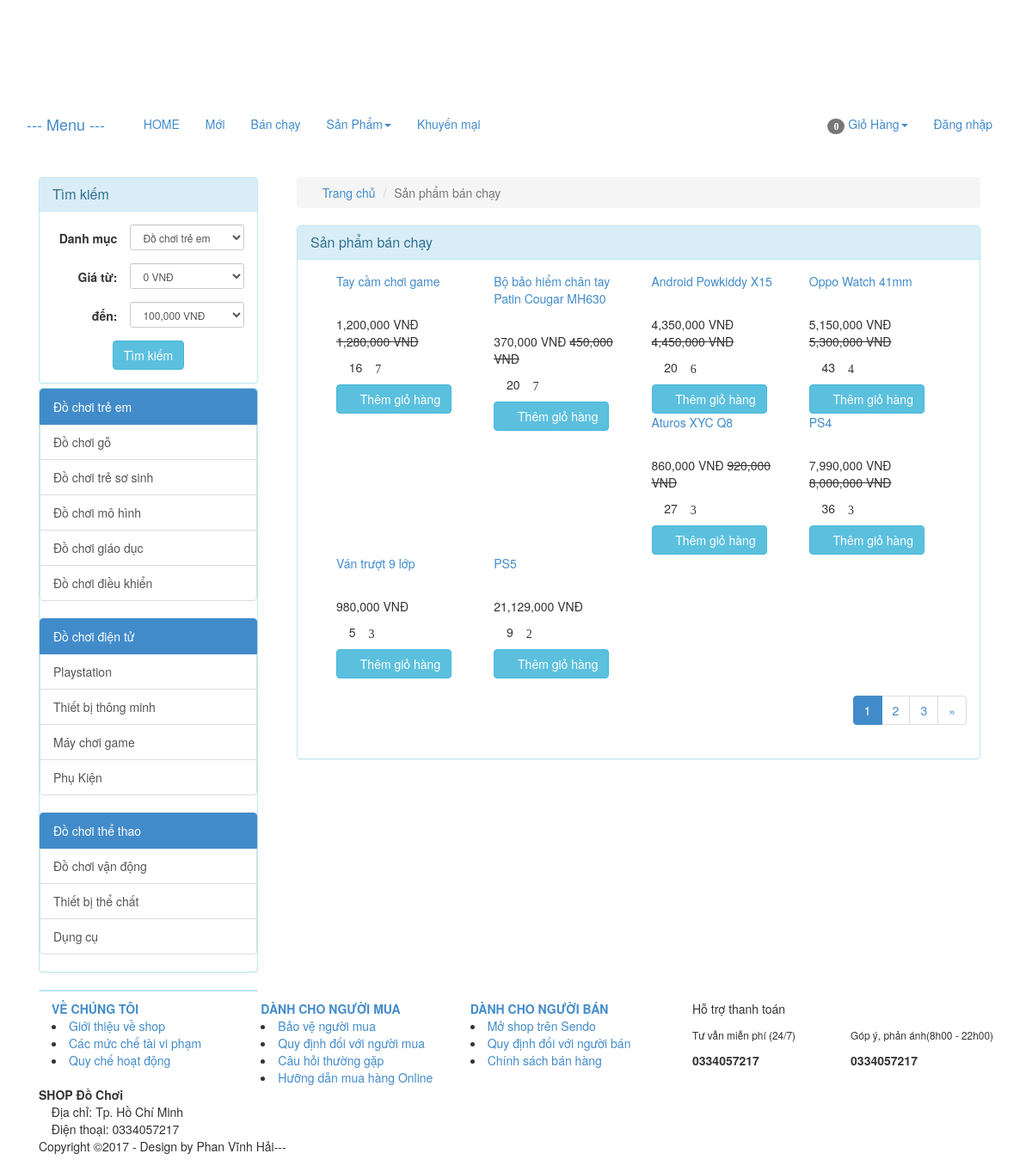
Page /index.php/product/hot on the committed database.
### tables this page shows
CREATE TABLE `catalog` (
  `id` int(11) NOT NULL,
  `name` varchar(100) NOT NULL,
  `description` varchar(255) DEFAULT NULL,
  `parent_id` int(11) NOT NULL,
  `sort_order` tinyint(4) NOT NULL,
  `created` datetime NOT NULL
);

CREATE TABLE `product` (
  `id` int(255) NOT NULL,
  `catalog_id` int(11) NOT NULL,
  `name` varchar(255) NOT NULL,
  `content` text NOT NULL,
  `price` decimal(15,2) NOT NULL DEFAULT 0.00,
  `discount` int(11) DEFAULT 0,
  `image_link` varchar(100) NOT NULL,
  `image_list` text NOT NULL,
  `view` int(11) NOT NULL DEFAULT 0,
  `buyed` int(255) NOT NULL,
  `rate_total` int(255) NOT NULL DEFAULT 4,
  `rate_count` int(255) NOT NULL DEFAULT 1,
  `created` int(11) NOT NULL
);

### application/controllers/Product.php (called while the page is built, shortened)
<?php
class Product extends MY_Controller {
	public function __construct()
	{
		parent::__construct();
		$this->load->model('product_model');
		$this->load->model('catalog_model');
	}
	public function hot()
	{
		$input = array();
		$input['order'] = array('buyed','DESC');
		$this->load->library('pagination');
		$base_url = base_url('product/hot');
		$total =20;
		$per = 8;
		$uri = 3;
		$config = pagination($base_url,$total,$per,$uri);
		$segment = $this->uri->segment(3);
		$segment = intval($segment);
		$input['limit'] = array($config['per_page'],$segment);
		$product_list = $this->product_model->get_list($input);
		$this->data['product_list'] = $product_list;
		$this->data['temp']='site/product/hot';
		$this->load->view('site/layoutsub',$this->data);
	}
}

### index.php (called while the page is built, shortened)
<?php
require_once BASEPATH.'core/CodeIgniter.php';

### application/core/MY_Controller.php (called while the page is built, shortened)
<?php
class MY_Controller extends CI_Controller {
	function __construct()
	{
		$controller = $this->uri->segment(1);
		switch ($controller) {
			default:
				$input = array();
				$input['where'] = array('parent_id' => '1');
				$input['order'] = array('sort_order', 'ASC');
				$catalog = $this->catalog_model->get_list($input);
				foreach ($catalog as $value) {
					$input= array();
					$input['where'] = array('parent_id' => $value->id);
					$input['order'] = array('sort_order', 'ASC');
					$sub = $this->catalog_model->get_list($input);
					$value->sub=$sub;
				}
				$total_items = $this->cart->total_items();
				break;
		}
	}
}

### application/core/MY_Model.php (called while the page is built, shortened)
<?php if ( ! defined('BASEPATH')) exit('No direct script access allowed');
class MY_Model extends CI_Model {
    var $table = '';
    var $key = 'id';
    var $order = '';
    function get_list($input = array())
    {
        $query = $this->db->get($this->table);
        return $query->result();
    }
    protected function get_list_set_input($input = array())
    {
        if ((isset($input['where'])) && $input['where'])
        {
            $this->db->where($input['where']);
        }
        if (isset($input['order'][0]) && isset($input['order'][1]))
        {
            $this->db->order_by($input['order'][0], $input['order'][1]);
        }
        else
        {
            $order = ($this->order == '') ? array($this->table.'.'.$this->key, 'desc') : $this->order;
            $this->db->order_by($order[0], $order[1]);
        }
        if (isset($input['limit'][0]) && isset($input['limit'][1]))
        {
            $this->db->limit($input['limit'][0], $input['limit'][1]);
        }
    }
}
?>

### application/views/site/product/hot.php (the view, shortened to what this page needs)
<div class="col-xs-12 col-sm-9 col-md-9 col-lg-9 clearpaddingr">
	<div class="col-xs-12 col-sm-12 col-md-12 col-lg-12 clearpadding">
		<ol class="breadcrumb">
		  <li><a href="<?php echo base_url(); ?>"><span class="glyphicon glyphicon-home" aria-hidden="true"></span> Trang chủ</a></li>
		  <li class="active">Sản phẩm bán chạy</li>
		</ol>
		<div class="panel panel-info">
		  <div class="panel-heading">
		    <h3 class="panel-title">Sản phẩm bán chạy</h3>
		  </div>
		  <div class="panel-body">
		  	<div class="col-xs-12 col-sm-12 col-md-12 col-lg-12 clearpadding">
		  		<?php foreach ($product_list as $value) {
		  			$name = covert_vi_to_en($value->name);
	  				$name = strtolower($name);
	  				 ?>
					<div class="col-xs-12 col-sm-6 col-md-3 col-lg-3 re-padding">
			  			<div class="product_item">
			  				<p class="product_name" ><a href="<?php echo base_url($name.'-p'.$value->id); ?>" ><?php echo $value->name; ?></a></p>
			  				<div class="product-image">
			  				</div>
			  				<?php if ($value->discount>0) {
			  					$new_price = $value->price - $value->discount; ?>
			  					<p><span class='price text-right'><?php echo number_format($new_price); ?> VNĐ</span> <del class="product-discount"><?php echo number_format($value->price); ?> VNĐ</del></p>
			  				<?php }else{ ?>
								<p><span class='price text-right'><?php echo number_format($value->price); ?> VNĐ</span></p>
			  				<?php	} ?>
							<p><span class="glyphicon glyphicon-eye-open" aria-hidden="true" title="Số lượt xem"></span> <?php echo $value->view; ?> <span class="glyphicon glyphicon-star-empty" aria-hidden="true" title="Số lượng đặt mua"><?php echo $value->buyed; ?></p>
							<a href="<?php echo base_url('cart/add/'.$value->id); ?>"><button class='btn btn-info'><span class="glyphicon glyphicon-shopping-cart" aria-hidden="true"></span> Thêm giỏ hàng</button></a>
			  			</div>
					</div>
				<?php } ?>
		  	</div>
			 <?php echo $this->pagination->create_links(); ?>
		  </div>
		</div>
	</div>
</div>

### application/helpers/common_helper.php (shortened to what this page needs)
<?php
	function public_url($url=''){
		return base_url('public/'.$url);
	}
	function pagination($base_url='',$total='',$per='',$uri='')
	{
		$config = array();
		$config['base_url']    = $base_url;
		$config['total_rows']  = $total;
		$config['per_page']    = $per;
		$config['uri_segment'] = $uri;
		$config['full_tag_open']   = "<nav aria-label='Page navigation' class='text-right'><ul class='pagination'>";
		$config['full_tag_close'] = "</ul></nav>";
		$config['cur_tag_open']   = "<li class='active'><a href='#'>";
		$config['cur_tag_close'] = "</a></li>";
		$config['next_link']   = "&raquo;";
		$config['next_tag_open']   = "<li><span aria-hidden='true'>";
		$config['next_tag_close'] = "</span></li>";
		$config['prev_link']   = "&laquo;";
		$config['prev_tag_open']   = "<li><span aria-hidden='true'>";
		$config['prev_tag_close'] = "</span></li>";
		$config['num_tag_open']   = "<li>";
		$config['num_tag_close'] = "</li>";
		return $config;
	}
	function covert_vi_to_en($str)
	{
	    $unicode = array(
			'a'=>'á|à|ả|ã|ạ|ă|ắ|ặ|ằ|ẳ|ẵ|â|ấ|ầ|ẩ|ẫ|ậ',
			'd'=>'đ',
			'e'=>'é|è|ẻ|ẽ|ẹ|ê|ế|ề|ể|ễ|ệ',
			'i'=>'í|ì|ỉ|ĩ|ị',
			'o'=>'ó|ò|ỏ|õ|ọ|ô|ố|ồ|ổ|ỗ|ộ|ơ|ớ|ờ|ở|ỡ|ợ',
			'u'=>'ú|ù|ủ|ũ|ụ|ư|ứ|ừ|ử|ữ|ự',
			'y'=>'ý|ỳ|ỷ|ỹ|ỵ',
			'A'=>'Á|À|Ả|Ã|Ạ|Ă|Ắ|Ặ|Ằ|Ẳ|Ẵ|Â|Ấ|Ầ|Ẩ|Ẫ|Ậ',
			'D'=>'Đ',
			'E'=>'É|È|Ẻ|Ẽ|Ẹ|Ê|Ế|Ề|Ể|Ễ|Ệ',
			'I'=>'Í|Ì|Ỉ|Ĩ|Ị',
			'O'=>'Ó|Ò|Ỏ|Õ|Ọ|Ô|Ố|Ồ|Ổ|Ỗ|Ộ|Ơ|Ớ|Ờ|Ở|Ỡ|Ợ',
			'U'=>'Ú|Ù|Ủ|Ũ|Ụ|Ư|Ứ|Ừ|Ử|Ữ|Ự',
			'Y'=>'Ý|Ỳ|Ỷ|Ỹ|Ỵ',
			);
		foreach($unicode as $nonUnicode=>$uni) $str = preg_replace("/($uni)/i",$nonUnicode,$str);
		$str = trim($str);
		$str = str_replace(' ', '-', $str);
		$str = str_replace(',', '', $str);
		return $str;
	}
?>

### application/views/site/layoutsub.php (shortened to what this page needs)
<!DOCTYPE html>
<html lang="en">
<head>
	<?php $this->load->view('site/head',$this->data); ?>
</head>
<body>
	<div class="container">
		<?php $this->load->view('site/header',$this->data); ?>
		<div class="row">
			<div class="col-xs-12 col-sm-12 col-md-12 col-lg-12 clearpadding" style="margin-top: 15px;">
				<?php $this->load->view('admin/message.php'); ?>
				<?php $this->load->view('site/sidebar',$this->data); ?>
				<?php $this->load->view($temp,$this->data); ?>
		<?php $this->load->view('site/footer',$this->data); ?>
</body>
</html>

### application/views/site/head.php (shortened to what this page needs)
<link rel="stylesheet" type="text/css" href="<?php echo public_url('site/'); ?>bootstrap/css/bootstrap.css">
<link rel="stylesheet" type="text/css" href="<?php echo public_url('site/'); ?>css/style.css">

### application/views/site/header.php (shortened to what this page needs)
<div class="row" style="margin-top: 8px;height: 110px">
			<div class="col-xs-12 col-sm-4 col-md-4 col-lg-4 clearpadding">
			</div>
			<div class="col-xs-12 col-sm-8 col-md-8 col-lg-8 clearpadding">
			</div>
		</div>
		<div class="row">
			<nav class="navbar navbar-info re-navbar" >
			  <div class="container-fluid re-container-fluid">
			    <div class="navbar-header">
			      	<a class="navbar-brand" href="#">--- Menu ---</a>
			    </div>
			    <div class="collapse navbar-collapse re-navbar-collapse" id="bs-example-navbar-collapse-1">
			      <ul class="nav navbar-nav">
			        <li class="active"><a href="<?php echo base_url(); ?>"><span class="glyphicon glyphicon-home" aria-hidden="true"></span> HOME<span class="sr-only">(current)</span></a></li>
			        <li><a href="<?php echo base_url('moi'); ?>">Mới</a></li>
			        <li><a href="<?php echo base_url('ban-chay'); ?>">Bán chạy</a></li>
			        <li class="dropdown">
			          <a href="#" class="dropdown-toggle" data-toggle="dropdown" role="button" aria-haspopup="true" aria-expanded="false">Sản Phẩm<span class="caret"></span></a>
			        </li>
			        <li><a href="<?php echo base_url('khuyen-mai'); ?>">Khuyến mại</a></li>
			       </ul>
			      <ul class="nav navbar-nav navbar-right">
			        <?php $this->load->view('site/cart/cart_sh'); ?>
			        <?php if (!isset($user)) { ?>
			        	<li><a href="<?php echo base_url('dang-nhap'); ?>">Đăng nhập</a></li>
			        <?php } ?>
			      </ul>
			    </div>
			  </div>
			</nav>
		</div>

### application/views/site/cart/cart_sh.php (shortened to what this page needs)
<li class="dropdown">
  <a href="#" class="dropdown-toggle" data-toggle="dropdown" role="button" aria-haspopup="true" aria-expanded="false"> <span class="glyphicon glyphicon-shopping-cart"><span class="badge"><?php echo $total_items ?></span></span> Giỏ Hàng<span class="caret"></span></a>
</li>

### application/views/site/sidebar.php (shortened to what this page needs)
<?php
	$catalog_id = isset($catalog_id)?$catalog_id:NULL;
	$price_from = isset($price_from)?$price_from:NULL;
	$price_to = isset($price_to)?$price_to:NULL;
 ?>
<div class="col-xs-12 col-sm-3 col-md-3 col-lg-3 clearpaddingl">
	<div class="panel panel-info" style="margin-bottom: 5px;">
		<div class="panel-heading">
		    <h3 class="panel-title">Tìm kiếm</h3>
		</div>
	    <div class="panel-body">
	  	    <form class="form-horizontal text-center" method="post" action="<?php echo base_url('product/search'); ?>">
				<div class="form-group form-group-sm">
					<label class="col-sm-5 clearpaddingl control-label" for="formGroupInputSmall">Danh mục</label>
					<div class="col-sm-7" style="padding-left: 0px">
				    	<select class="form-control" name="catalog_id">
				    		<?php foreach ($catalog as $value) { ?>
							  	<option value="<?php echo $value->id; ?>" style='font-weight: bold' <?php if($value->id==$catalog_id) echo 'selected'; ?>><?php echo $value->name; ?></option>
								 </div>
							  	<?php } ?>
				    </div>
				</div>
				<div class="form-group form-group-sm">
					<label class="col-sm-5 control-label" for="formGroupInputSmall">Giá từ:</label>
					<div class="col-sm-7" style="padding-left: 0px">
				    	<select class="form-control" name="price_from">
				    	<?php for ($i=0; $i < 33400000; $i = $i + 100000) { ?>
				    		<option value="<?php echo $i ?>" <?php if($i==$price_from) echo 'selected'; ?>><?php echo number_format($i); ?> VNĐ</option>
				    	<?php } ?>
						</select>
				    </div>
				</div>
				<div class="form-group form-group-sm">
					<label class="col-sm-5 control-label" for="formGroupInputSmall">đến:</label>
					<div class="col-sm-7" style="padding-left: 0px">
				    	<select class="form-control" name="price_to">
				    	<?php for ($i=100000; $i < 33500000; $i = $i + 100000) { ?>
				    		<option value="<?php echo $i ?>" <?php if($i==$price_to) echo 'selected'; ?>><?php echo number_format($i); ?> VNĐ</option>
				    	<?php } ?>
						</select>
				    </div>
				</div>
				<button class="btn btn-info" type="submit" name='submit'>Tìm kiếm</button>
	    </div>
	</div>
	<div class="panel panel-info">
	  <div class="panel-body" style="padding:0px">
	  	<div class="list-group">
	  	<?php foreach ($catalog as $value)
	  	{
	  		$name = covert_vi_to_en($value->name);
	  		$name = strtolower($name);
	  	?>
	  	<div class="list-group">
	  		<a href="<?php echo base_url($name.'-c'.$value->id); ?>" class="list-group-item active">
		    <?php echo $value->name; ?>
		  	</a>
		  <?php foreach ($value->sub as $val) {
		  	$namesub = covert_vi_to_en($val->name);
	  		$namesub = strtolower($namesub);
	  		?>
		  	<a href="<?php echo base_url($namesub.'-c'.$val->id); ?>" class="list-group-item"><?php echo $val->name; ?></a>
		  <?php } ?>
		 </div>
	  	<?php } ?>
	    </div>
	  </div>
	</div>
	<div class="panel panel-info" style="margin-top:10px;margin-bottom:10px;">
	</div>
</div>

### application/views/site/footer.php (shortened to what this page needs)
<div class="row" >
			<div class="col-xs-12 col-sm-12 col-md-12 col-lg-12" id="bank">
				<div class="col-xs-12 col-sm-8 col-md-8 col-lg-8 no-padding">
				    <div class="footer-info">
				      <div class="col-xs-12 col-sm-4 col-md-4 col-lg-4">
				        <a href="" title=""><strong>VỀ CHÚNG TÔI</strong></a>
				          <li> <a href="#" title="">Giới thiệu về shop</a></li>
				          <li> <a href="#" title="">Các mức chế tài vi phạm</a></li>
				          <li> <a href="#" title="">Quy chế hoạt động</a></li>
				      </div>
				      <div class="col-xs-12 col-sm-4 col-md-4 col-lg-4">
				        <a href="" title=""><strong>DÀNH CHO NGƯỜI MUA</strong></a>
				          <li> <a href="#" title="">Bảo vệ người mua</a></li>
				          <li> <a href="#" title="">Quy định đối với người mua</a></li>
				          <li> <a href="#" title="">Câu hỏi thường gặp</a></li>
				          <li> <a href="#" title="">Hưỡng dẫn mua hàng Online</a></li>
				      </div>
				      <div class="col-xs-12 col-sm-4 col-md-4 col-lg-4">
				        <a href="" title=""><strong>DÀNH CHO NGƯỜI BÁN</strong></a>
				          <li> <a href="#" title="">Mở shop trên Sendo</a></li>
				          <li> <a href="#" title="">Quy định đối với người bán</a></li>
				          <li> <a href="#" title="">Chính sách bán hàng</a></li>
				      </div>
				    </div>
				</div>
				<div class="col-xs-12 col-sm-4 col-md-4 col-lg-4">
				    <p>Hỗ trợ thanh toán  <img src="http://localhost/myshop/public/images/pay.png" alt="" style="padding-left: 25px;"> </p>
				    <div class="fi-left pull-left">
				      <p><small>Tư vẫn miễn phí (24/7)</small></p>
				      <strong>0334057217</strong>
				    </div>
				     <div class="fi-right pull-right">
				      <p><small>Góp ý, phản ánh(8h00 - 22h00)</small></p>
				      <strong>0334057217</strong>
				    </div>
				  </div>
			</div>
		</div>
		<div class="row" id="footer">
			<div class="col-xs-12 col-sm-12 col-md-12 col-lg-12">
				<div class="col-xs-12 col-sm-8 col-md-8 col-lg-8">
					<address>
					  <strong>    SHOP Đồ Chơi</strong><br>
					  <span class="glyphicon glyphicon-home" aria-hidden="true"></span> Địa chỉ: Tp. Hồ Chí Minh <br>
					  <span class="glyphicon glyphicon-phone" aria-hidden="true"></span> Điện thoại: 0334057217<br>
					  Copyright ©2017 - Design by Phan Vĩnh Hải---
					</address>
				</div>
				<div class="col-xs-12 col-sm-4 col-md-4 col-lg-4 text-right">
				</div>
				<div class="clearfix"></div>
			</div>
		</div>

### rows in the picture
catalog: name "Đồ chơi trẻ em"
catalog: name "Đồ chơi gỗ"
catalog: name "Đồ chơi trẻ sơ sinh"
catalog: name "Đồ chơi mô hình"
catalog: name "Đồ chơi giáo dục"
catalog: name "Đồ chơi điều khiển"
catalog: name "Đồ chơi điện tử"
catalog: name "Playstation"
catalog: name "Thiết bị thông minh"
catalog: name "Máy chơi game"
catalog: name "Phụ Kiện"
catalog: name "Đồ chơi thể thao"
catalog: name "Đồ chơi vận động"
catalog: name "Thiết bị thể chất"
catalog: name "Dụng cụ"
product: name "Tay cầm chơi game", new_price "1,200,000", price "1,280,000", view "16", buyed "7"
product: name "Bộ bảo hiểm chân tay Patin Cougar MH630", new_price "370,000", price "450,000", view "20", buyed "7"
product: name "Android Powkiddy X15", new_price "4,350,000", price "4,450,000", view "20", buyed "6"
product: name "Oppo Watch 41mm", new_price "5,150,000", price "5,300,000", view "43", buyed "4"
product: name "Aturos XYC Q8", new_price "860,000", price "920,000", view "27", buyed "3"
product: name "PS4", new_price "7,990,000", price "8,000,000", view "36", buyed "3"
product: name "Ván trượt 9 lớp", price "980,000", view "5", buyed "3"
product: name "PS5", price "21,129,000", view "9", buyed "2"

### other values in the picture
$total_items "0"
$this->pagination->create_links() "1 2 3 »"
form field catalog_id "Đồ chơi trẻ em"
form field price_from "0 VNĐ"
form field price_to "100,000 VNĐ"
